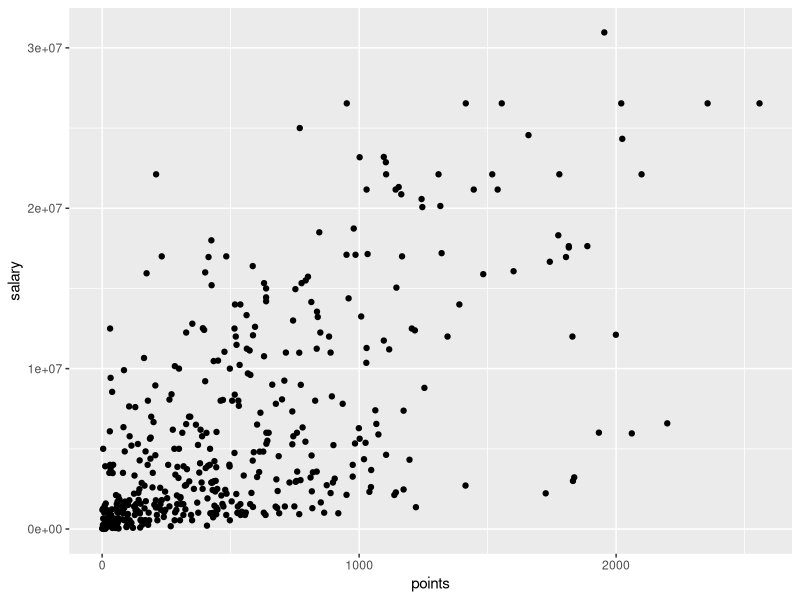
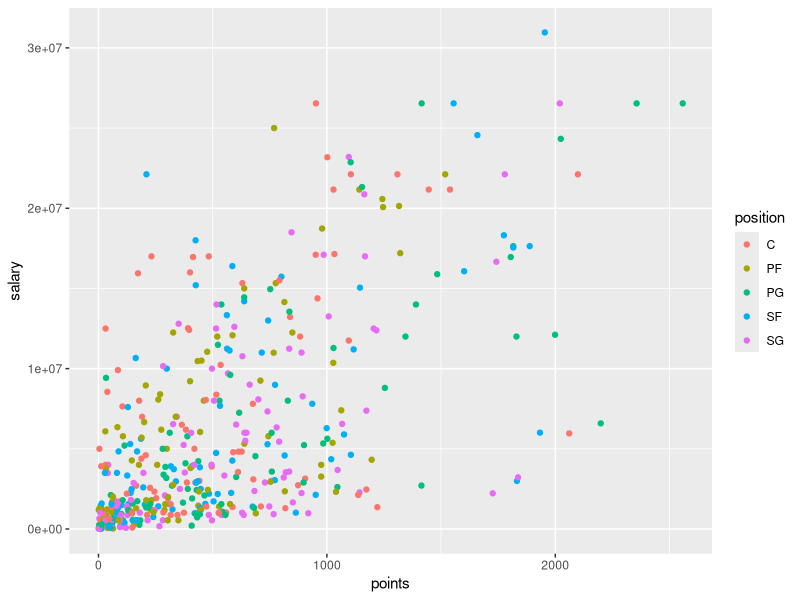
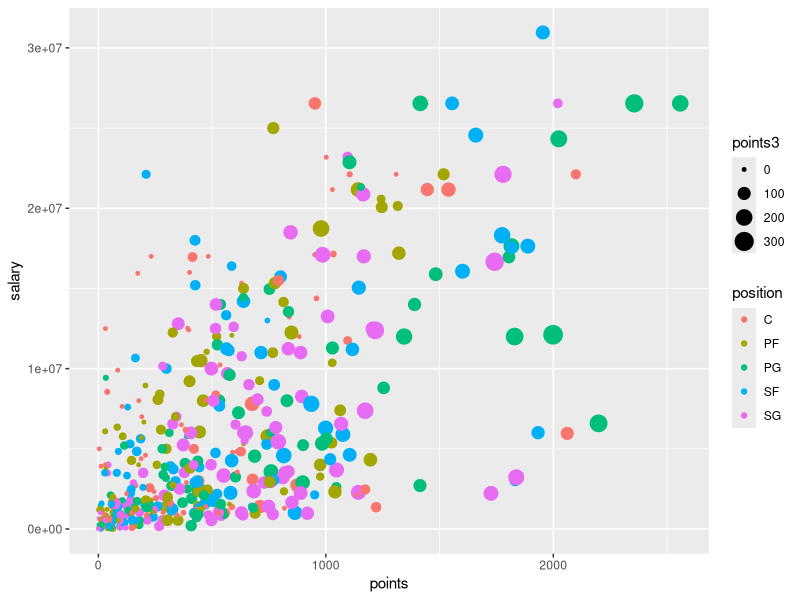
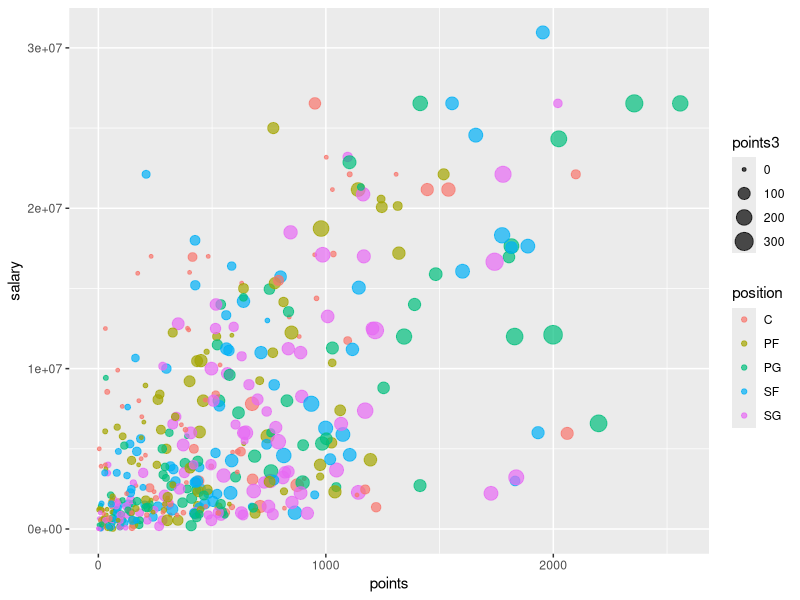
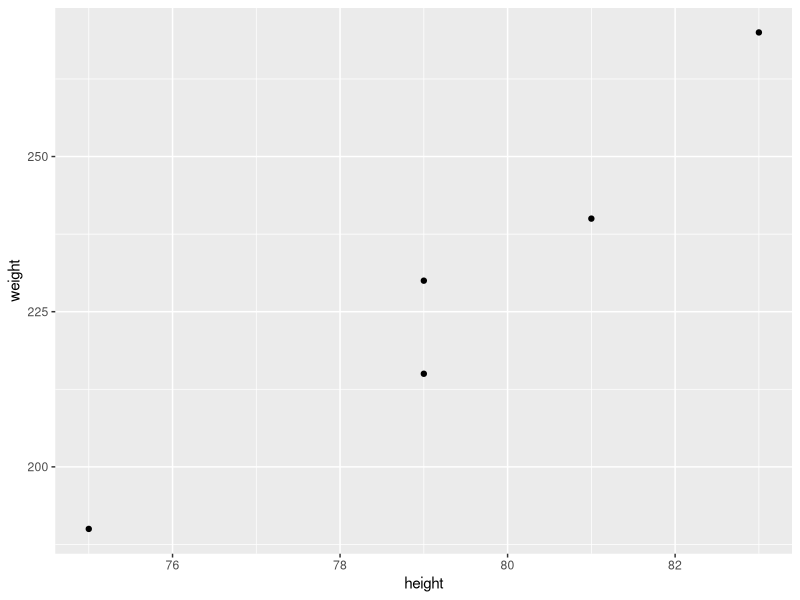
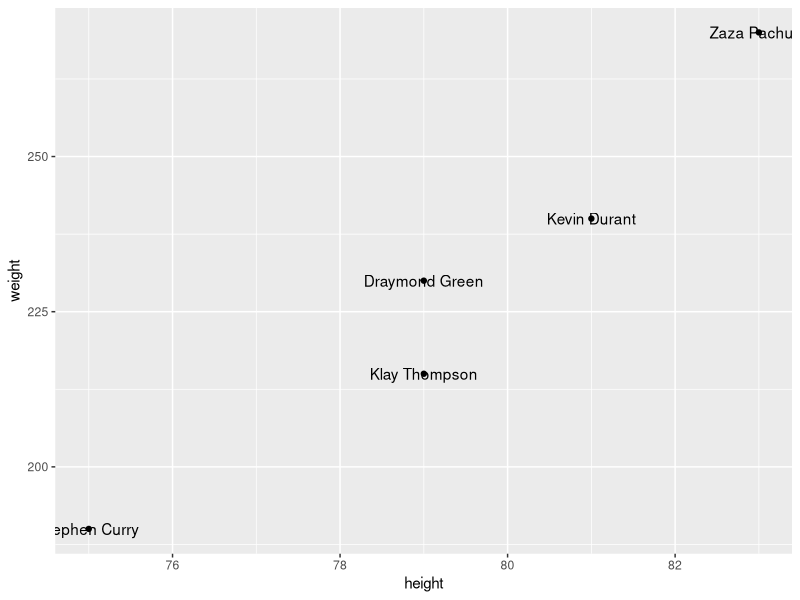
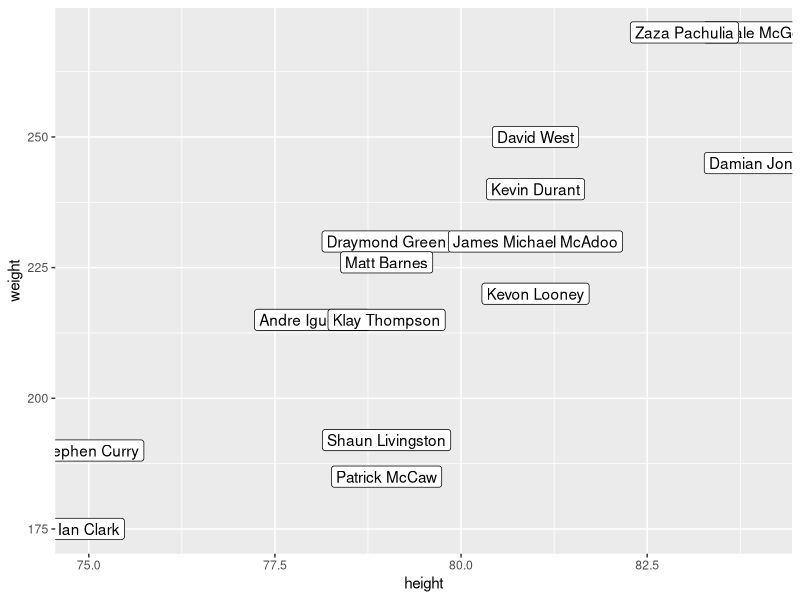
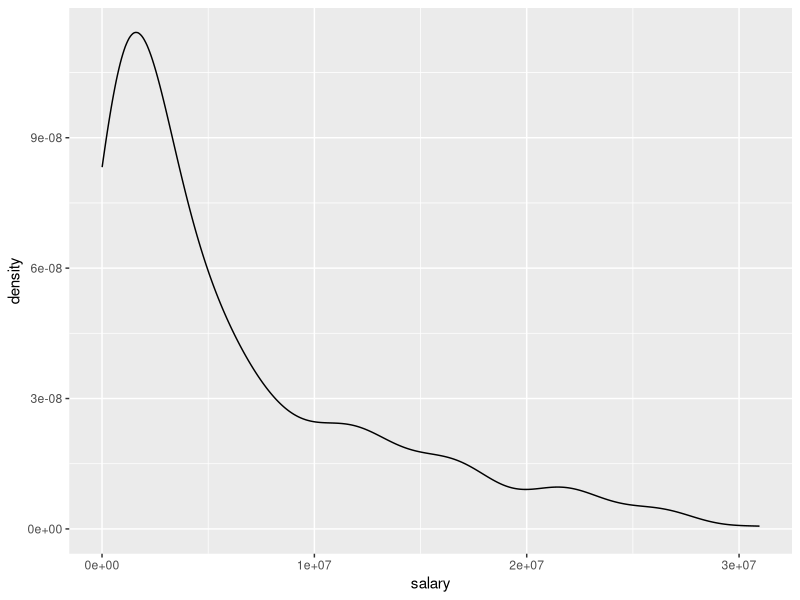

The R script that drew these images, in order:
## ---- chunk 1
knitr::opts_chunk$set(echo = TRUE, fig.path = '../images/')
## ---- chunk 2
library(dplyr)
library(ggplot2)
## ---- chunk 3
# with "base" read.csv()
dat <- read.csv('../data/nba2017-players.csv', stringsAsFactors = FALSE)

# with "readr" read_csv()
# dat <- read_csv('nba2017-players.csv')
## ---- chunk 4
slice(dat, 1:5)
## ---- chunk 5
slice(dat, seq(10, 50, 5))
## ---- chunk 6
slice(dat, (nrow(dat)-4):nrow(dat))
## ---- chunk 7
filter(dat, height < 70)
## ---- chunk 8
filter(dat, team == "GSW")
## ---- chunk 9
filter(dat, team == "GSW" & position == "C")
## ---- chunk 10
lakers <- filter(dat, team == 'LAL')
select(lakers, player)
## ---- chunk 11
gsw_pg <- filter(dat, team == 'GSW' & position == 'PG')
select(gsw_pg, player, salary)
## ---- chunk 12
select(filter(dat, experience > 10 & salary <= 10000000 ), player, age, team)
## ---- chunk 13
slice(select( filter(dat, experience == 0, age == 20), player, team, height, weight), 1:5)
## ---- chunk 14
# creating a small data frame step by step
gsw <- filter(dat, team == 'GSW')
gsw <- select(gsw, player, height, weight)
gsw <- slice(gsw, c(4, 8, 10, 14, 15))
gsw
## ---- chunk 15
mutate(gsw, height / weight)
## ---- chunk 16
mutate(gsw, product = height * weight)
## ---- chunk 17
gsw3 <- mutate(gsw, log_height = log(height), log_weight = log(weight))
gsw3
## ---- chunk 18
arrange(filter(dat, height < 71), height)
## ---- chunk 19
slice( select( arrange(dat, desc(salary)), player, team, salary), 1:5)
## ---- chunk 20
slice( arrange( select(dat, player, team, points3), desc(points3)), 1:10)
## ---- chunk 21
arrange( select( mutate( filter(dat, team == "GSW"), min_per_game = minutes / games), player, experience, min_per_game), desc(min_per_game))
## ---- chunk 22
group_by(dat, team)
## ---- chunk 23
summarise(dat, max_height = max(height))
## ---- chunk 24
summarise(dat, sd(points3))
## ---- chunk 25
summarise( group_by(dat, team), median3 = median(points3))
## ---- chunk 26
avg3t <- arrange( summarise( group_by(dat, team), avg3 = mean(points3)), avg3)
slice(avg3t, 1:5)
## ---- chunk 27
summarise( filter(dat, position == "PF" & experience >=5 & experience <= 10), avg_age = mean(age), sd_age = sd(age))
## ---- chunk 28
# scatterplot (option 1)
ggplot(data = dat) +
  geom_point(aes(x = points, y = salary))
## ---- chunk 29
# colored scatterplot 
ggplot(data = dat, aes(x = points, y = salary)) +
  geom_point(aes(color = position))
## ---- chunk 30
# sized and colored scatterplot 
ggplot(data = dat, aes(x = points, y = salary)) +
  geom_point(aes(color = position, size = points3))
## ---- chunk 31
# sized and colored scatterplot 
ggplot(data = dat, aes(x = points, y = salary)) +
  geom_point(aes(color = position, size = points3), alpha = 0.7)
## ---- chunk 32
ggplot(data = gsw, aes(x = height, y = weight)) +
  geom_point()
## ---- chunk 33
ggplot(data = gsw, aes(x = height, y = weight)) +
  geom_point() +
  geom_text(aes(label = player))
## ---- chunk 34
GSW <- filter(dat, team == "GSW")
## ---- chunk 35
ggplot(data = GSW, aes(x = height, y = weight)) +
  geom_label(aes(label = player))
## ---- chunk 36
ggplot(data = dat, aes(x = salary)) +
  geom_density()
## ---- chunk 37
ggplot(data = dat) +
  geom_histogram(aes(x = points2), binwidth = 50)
## ---- chunk 38
ggplot(data = dat) +
  geom_bar(aes(x = position))
## ---- chunk 39
centers <- filter(dat, position == "C")
## ---- chunk 40
ggplot(data = centers, aes(x = experience, y = salary)) +
  geom_point() +
  geom_smooth(method = lm)
## ---- chunk 41
ggplot(data = centers, aes(x = experience, y = salary)) +
  geom_point() +
  geom_smooth(method = loess)
## ---- chunk 42
# scatterplot by position
ggplot(data = dat, aes(x = points, y = salary)) +
  geom_point() +
  facet_wrap(~ position)
## ---- chunk 43
# scatterplot by position
ggplot(data = dat, aes(x = points, y = salary)) +
  geom_point(aes(color = position), alpha = 0.7) +
  facet_grid(~ position) +
  geom_smooth(method = loess)
## ---- chunk 44
# scatterplot by position
ggplot(data = dat, aes(x = points, y = salary)) +
  geom_point(aes(color = position), alpha = 0.7) +
  facet_grid(position ~ .) +
  geom_smooth(method = loess)
## ---- chunk 45
ggplot(data = dat, mapping = aes(x = experience, y = salary)) +
  geom_point() +
  facet_grid(~ position)
## ---- chunk 46
ggplot(data = dat, mapping = aes(x = experience, y = salary)) +
  geom_point() +
  facet_wrap(~ team)
## ---- chunk 47
ggplot(data = dat) +
  geom_density(aes(x = age)) +
  facet_wrap(~ team)
## ---- chunk 48
ggplot(data = dat, mapping = aes(x = height, y = weight)) +
  geom_point() +
  facet_grid(~position)
## ---- chunk 49
ggplot(data = dat, mapping = aes(x = height, y = weight)) +
  geom_point() +
  geom_density2d() +
  facet_grid(~position)
## ---- chunk 50
ggplot(data = GSW, mapping = aes(x= experience, y= salary)) +
  geom_point() +
  theme_bw()
## ---- chunk 51
ggplot(data = dat, mapping = aes(x = experience, y = salary)) +
  geom_point(aes(color = position)) +
  facet_grid(~ position) +
  theme_minimal()
